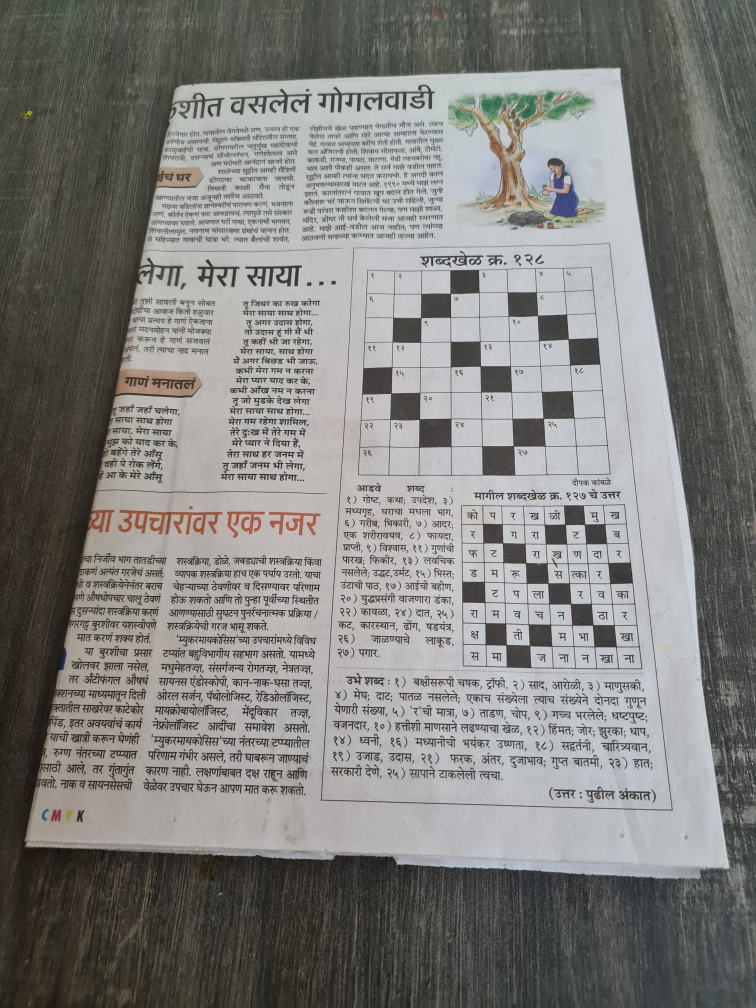
#> input picture ImageProcessing_VideoProcessing-main/Image Processing/Document Scanner/20210610_180057.jpg, 3024 x 4032 px, given in place of the camera (shown at 1/4 size)
$ python Velocity_find.py
#> lines starting #> are read from the running program, lines starting #| are printed output that depends on the picture
from imutils.video import VideoStream
import argparse
# import datetime
import imutils
import time
import cv2
import numpy as np

# construct the argument parser and parse the arguments
ap = argparse.ArgumentParser()
ap.add_argument("-v", "--video", help="path to the video file")
ap.add_argument("-a", "--min-area", type=int, default=500, help="minimum area size")
args = vars(ap.parse_args())
# if the video argument is None, then we are reading from webcam

if args.get("video", None) is None:
	vs = VideoStream(src=0).start()
	time.sleep(2.0)
# otherwise, we are reading from a video file
else:
	vs = cv2.VideoCapture(args["video"])
# initialize the first frame in the video stream
firstFrame = None


fps = 30
i = 0
vel_per_pix = 0
x_l_per_meter = 100
y_l_per_meter = 200

# loop over the frames of the video
while True:
	# grab the current frame and initialize the occupied/unoccupied
	# text
    frame = vs.read()
#> frame is the input picture: shape (4032, 3024, 3); mean B, G, R 125.5, 128.1, 128.7
    frame = frame if args.get("video", None) is None else frame[1]
    text = "Unoccupied"
	# if the frame could not be grabbed, then we have reached the end
	# of the video
    if frame is None:
        break
	# resize the frame, convert it to grayscale, and blur it
    frame = imutils.resize(frame, width=100)
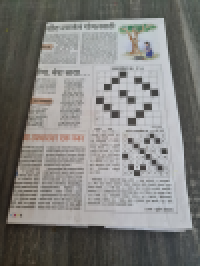
#> frame: shape (133, 100, 3) (shown 2 times larger); mean B, G, R 125.5, 128.1, 128.7
    gray = cv2.cvtColor(frame, cv2.COLOR_BGR2GRAY)
    gray = cv2.GaussianBlur(gray, (21, 21), 0)
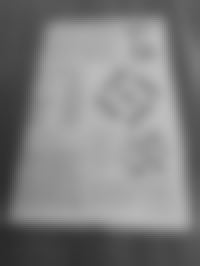
#> gray: shape (133, 100) (shown 2 times larger); min 42, max 189, mean 128
	# if the first frame is None, initialize it
    if firstFrame is None:
        firstFrame = gray
        continue

	# compute the absolute difference between the current frame and
	# first frame
    frameDelta = cv2.absdiff(firstFrame, gray)
    thresh = cv2.threshold(frameDelta, 25, 255, cv2.THRESH_BINARY)[1]
	# dilate the thresholded image to fill in holes, then find contours
	# on thresholded image
    thresh = cv2.dilate(thresh, None, iterations=2)
    cnts = cv2.findContours(thresh.copy(), cv2.RETR_EXTERNAL,
        cv2.CHAIN_APPROX_SIMPLE)
    cnts = imutils.grab_contours(cnts)
	# loop over the contours
    for c in cnts:
		# if the contour is too small, ignore it
        if cv2.contourArea(c) < args["min_area"]:
            continue
		# compute the bounding box for the contour, draw it on the frame,
		# and update the text
        (x, y, w, h) = cv2.boundingRect(c)
        cv2.rectangle(frame, (x, y), (x + w, y + h), (0, 255, 0), 2)
        text = "Occupied"


    if text == "Occupied" :
        if i == 0:
            centr1 = np.array([x + w/2, y + h/2])
        i = i + 1
        if i == 4:
            centr2 = np.array([x + w/2, y + h/2])
            cng_per_tf = np.subtract(centr2, centr1)
            nrmch_per_tf = np.linalg.norm(cng_per_tf)
            vel_per_pix = nrmch_per_tf/(i/fps)
            i = 0
            print(vel_per_pix)
    else :
        vel_per_pix = 0
    cv2.putText(frame, "Velocity: {}".format(str(vel_per_pix)), (10, 20),
	cv2.FONT_HERSHEY_SIMPLEX, 0.5, (0, 0, 255), 2)

	# draw the text and timestamp on the frame
	# cv2.putText(frame, "Room Status: {}".format(text), (10, 20),
	# 	cv2.FONT_HERSHEY_SIMPLEX, 0.5, (0, 0, 255), 2)
	# cv2.putText(frame, datetime.datetime.now().strftime("%A %d %B %Y %I:%M:%S%p"),
	# 	(10, frame.shape[0] - 10), cv2.FONT_HERSHEY_SIMPLEX, 0.35, (0, 0, 255), 1)
	# show the frame and record if the user presses a key
    cv2.imshow("Security Feed", frame)
    cv2.imshow("Thresh", thresh)
    cv2.imshow("Frame Delta", frameDelta)
    key = cv2.waitKey(1) & 0xFF
	# if the `q` key is pressed, break from the lop
    if key == ord("q"):
        break
# cleanup the camera and close any open windows
print(frame.shape)
#| (133, 100, 3)
vs.stop() if args.get("video", None) is None else vs.release()
cv2.destroyAllWindows()

# semd halp
